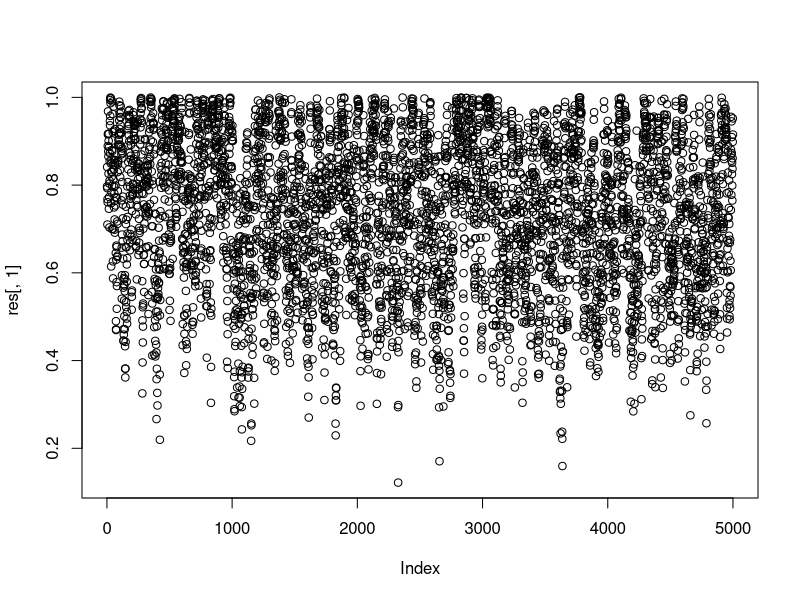
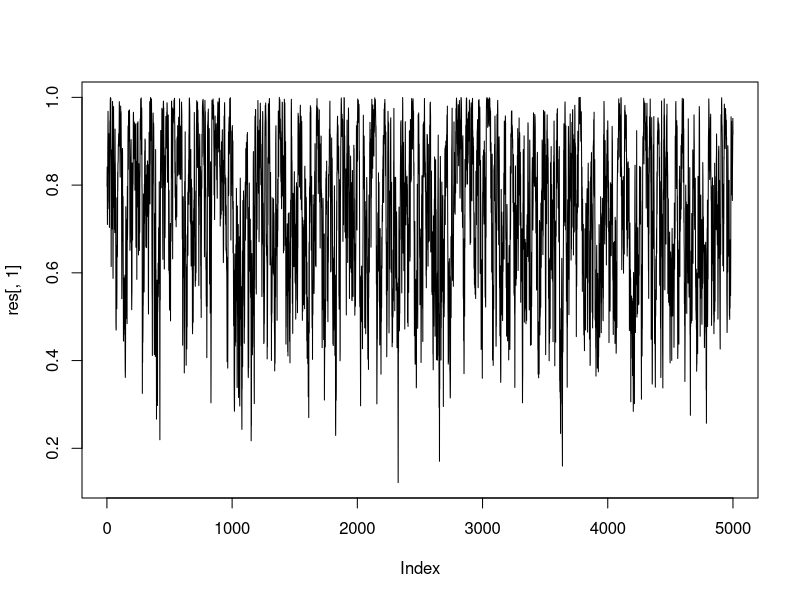
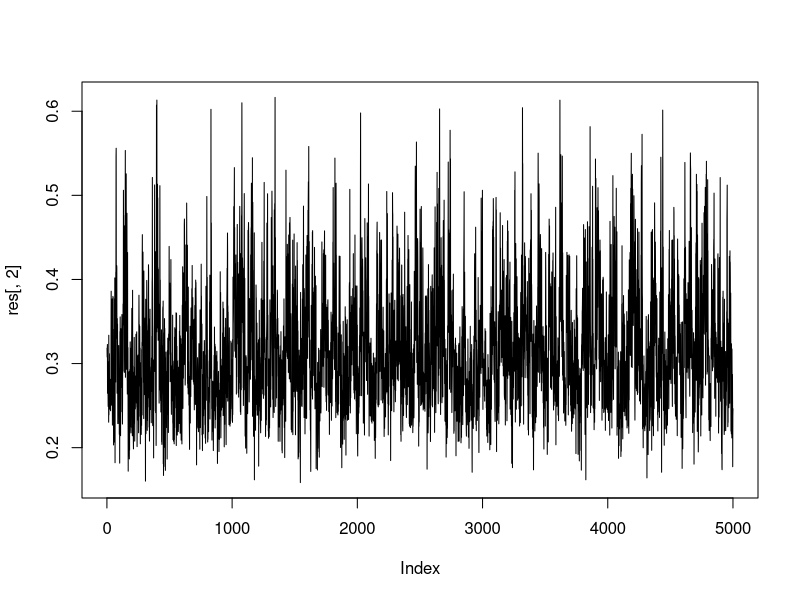
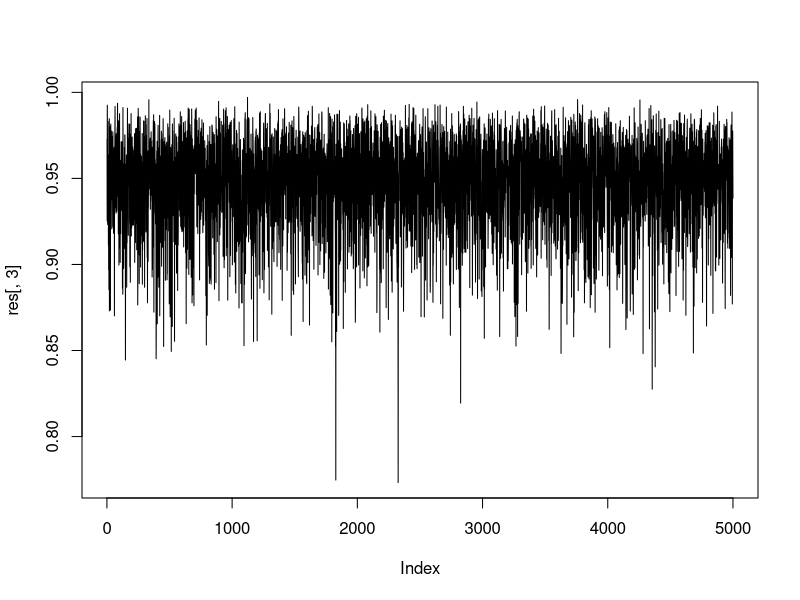

These charts were generated, in order, by the following R code:
diag.one <- function(data=list(a=40, b= 122),
                     NPOST=5000, BURN=1000, THIN=5, #npost is how many posterior samples you wanna keep, burn is now many you wanna burn
                     a.pi=1, b.pi=1,
                     a.S=4.4, b.S=13.31,
                     a.C=71.25, b.C=3.75,  #numbers from table, specify initial values of the parameters
                     pi0=.5, S0=.5, C0=.5){
  pi <- pi0
  S <- S0
  C <- C0
  post <- matrix(0, NPOST, 5) #5 rows
  dimnames(post) <- list(NULL, c("pi", "S", "C", "PPV","NPV"))
  j <- 1
  for (i in (1:((NPOST*THIN) + BURN))){
    ## sampling from fc for latent Y1
    prob1 <- pi*S/(pi*S + (1-pi)*(1-C))
    Y1 <- rbinom(1, data$a, prob1)
    ## sampling from fc for latent Y2
    prob2 <- pi*(1-S)/(pi*(1-S) + (1-pi)*C)
    Y2 <- rbinom(1, data$b, prob2)
    ## sampling from fc for pi
    pi <- rbeta(1, Y1+Y2+a.pi, data$a+data$b-Y1-Y2+b.pi)
    ## sampling from fc for S
    S <- rbeta(1, Y1 + a.S, Y2 + b.S)
    ## sampling from fc for C
    C <- rbeta(1, data$b - Y2 + a.C, data$a - Y1 + b.C)
    ## PPV
    PPV<-Y1/data$a
    ##NPV
    NPV<-(data$b-Y2)/data$b
    if (i > BURN && (i %% THIN == 0)){
      post[j,] <- c(pi, S, C, PPV, NPV)
      j <- j+1
    }
  }
  return(post)
}

res<-diag.one()
apply(res,2,mean)  #posterior simulations
apply(res,2,quantile,c(0.025,0.5,0.975)) #interval
plot(res[,1])
plot(res[,1],type = 'l')
plot(res[,2],type = 'l')
plot(res[,3],type = 'l')
